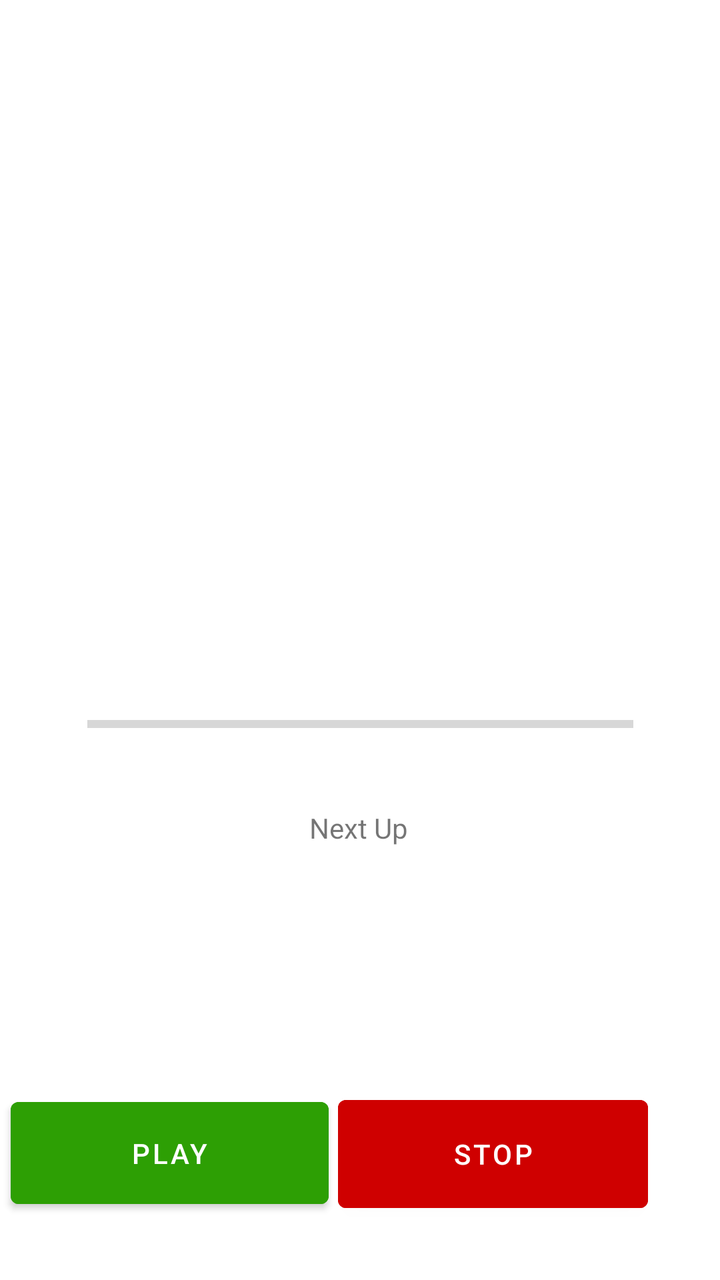
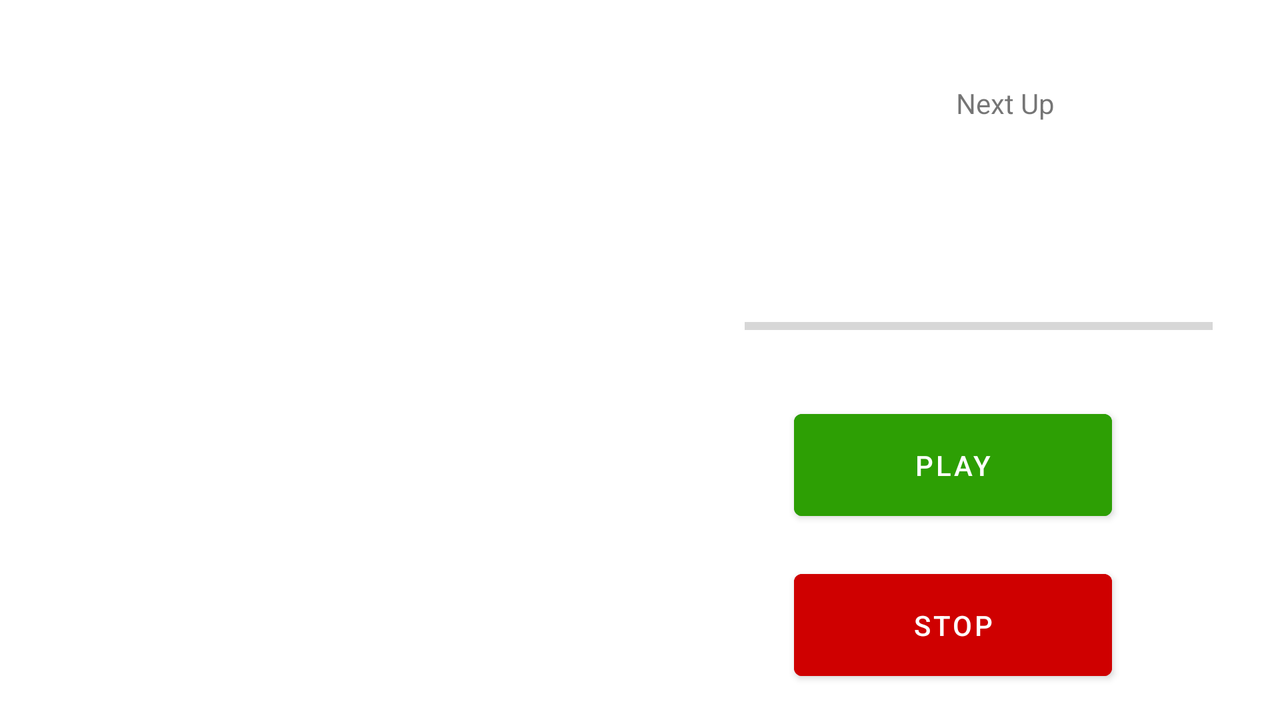

Two renders of one Android screen. The first uses the default layout on a phone; the second uses the alternative layout the repository ships for a different screen configuration, on a matching device. The two XML files are below.
<!-- AndroidManifest.xml: application theme Theme.HIITTimer -->
<!-- res/layout/fragment_play_workout.xml -->
<?xml version="1.0" encoding="utf-8"?>
<FrameLayout xmlns:android="http://schemas.android.com/apk/res/android"
    xmlns:tools="http://schemas.android.com/tools"
    android:layout_width="match_parent"
    android:layout_height="match_parent"
    xmlns:app="http://schemas.android.com/apk/res-auto"
    tools:context=".screens.playWorkoutFragment">

    <androidx.constraintlayout.widget.ConstraintLayout
        android:layout_width="match_parent"
        android:layout_height="match_parent">

        <TextView
            android:id="@+id/workoutName"
            android:layout_width="262dp"
            android:layout_height="46dp"
            android:layout_marginBottom="52dp"
            android:textAlignment="center"
            android:textSize="18sp"
            app:layout_constraintBottom_toTopOf="@+id/timer"
            app:layout_constraintEnd_toEndOf="parent"
            app:layout_constraintHorizontal_bias="0.498"
            app:layout_constraintStart_toStartOf="parent" />

        <TextView
            android:id="@+id/timer"
            android:layout_width="263dp"
            android:layout_height="wrap_content"
            android:textAlignment="center"
            android:textSize="92sp"
            app:layout_constraintBottom_toTopOf="@+id/stopButton"
            app:layout_constraintEnd_toEndOf="parent"
            app:layout_constraintStart_toStartOf="parent"
            app:layout_constraintTop_toTopOf="parent"
            app:layout_constraintVertical_bias="0.277" />

        <Button
            android:id="@+id/playPauseButton"
            android:layout_width="159dp"
            android:layout_height="63dp"
            android:layout_marginBottom="32dp"
            android:backgroundTint="@color/green"
            android:text="@string/play"
            app:layout_constraintBottom_toBottomOf="parent"
            app:layout_constraintEnd_toStartOf="@+id/stopButton"
            app:layout_constraintHorizontal_bias="0.524"
            app:layout_constraintStart_toStartOf="parent" />

        <Button
            android:id="@+id/stopButton"
            android:layout_width="155dp"
            android:layout_height="66dp"
            android:layout_marginEnd="36dp"
            android:layout_marginBottom="30dp"
            android:backgroundTint="@color/red"
            android:text="@string/stop"
            app:iconTint="@color/red"
            app:layout_constraintBottom_toBottomOf="parent"
            app:layout_constraintEnd_toEndOf="parent"
            app:strokeColor="@color/red" />

        <TextView
            android:id="@+id/currentExercise"
            android:layout_width="280dp"
            android:layout_height="64dp"
            android:textAlignment="center"
            android:textSize="24sp"
            app:layout_constraintBottom_toTopOf="@+id/textView4"
            app:layout_constraintEnd_toEndOf="parent"
            app:layout_constraintStart_toStartOf="parent"
            app:layout_constraintTop_toBottomOf="@+id/timer"
            app:layout_constraintVertical_bias="0.291" />

        <TextView
            android:id="@+id/textView4"
            android:layout_width="wrap_content"
            android:layout_height="wrap_content"
            android:text="@string/nextUp"
            app:layout_constraintBottom_toBottomOf="parent"
            app:layout_constraintEnd_toEndOf="parent"
            app:layout_constraintHorizontal_bias="0.498"
            app:layout_constraintStart_toStartOf="parent"
            app:layout_constraintTop_toTopOf="parent"
            app:layout_constraintVertical_bias="0.651" />

        <TextView
            android:id="@+id/nextExercise"
            android:layout_width="229dp"
            android:layout_height="46dp"
            android:layout_marginTop="25dp"
            android:layout_marginBottom="101dp"
            android:textAlignment="center"
            android:textSize="18sp"
            app:layout_constraintBottom_toTopOf="@+id/stopButton"
            app:layout_constraintEnd_toEndOf="parent"
            app:layout_constraintStart_toStartOf="parent"
            app:layout_constraintTop_toBottomOf="@+id/textView4"
            app:layout_constraintVertical_bias="0.0" />

        <ProgressBar
            android:id="@+id/progressBar"
            style="?android:attr/progressBarStyleHorizontal"
            android:layout_width="273dp"
            android:layout_height="27dp"
            app:layout_constraintBottom_toBottomOf="parent"
            app:layout_constraintEnd_toEndOf="parent"
            app:layout_constraintStart_toStartOf="parent"
            app:layout_constraintTop_toTopOf="parent"
            app:layout_constraintVertical_bias="0.569" />

    </androidx.constraintlayout.widget.ConstraintLayout>

</FrameLayout>
<!-- resources referenced by this layout -->
<resources>
  <color name="green">#2D9F04</color>
  <color name="red">#CF0000</color>
  <string name="nextUp">Next Up</string>
  <string name="play">Play</string>
  <string name="stop">Stop</string>
  <style name="Theme.HIITTimer" parent="Theme.MaterialComponents.DayNight.DarkActionBar">
          
          <item name="colorPrimary">@color/grey</item>
          <item name="colorPrimaryVariant">@color/grey</item>
          <item name="colorOnPrimary">@color/white</item>
          
          <item name="colorSecondary">@color/orange</item>
          <item name="colorSecondaryVariant">@color/orange</item>
          <item name="colorOnSecondary">@color/white</item>
          
          <item name="android:statusBarColor" tools:targetApi="l">?attr/colorPrimaryVariant</item>
          
      </style>
  <color name="grey">#454545</color>
  <color name="white">#FFFFFFFF</color>
  <color name="orange">#E88E0A</color>
</resources>
<!-- res/layout-land/fragment_play_workout.xml (the repository's variant of the layout above) -->
<!-- drawn on the phone turned sideways -->
<?xml version="1.0" encoding="utf-8"?>
<FrameLayout xmlns:android="http://schemas.android.com/apk/res/android"
    xmlns:tools="http://schemas.android.com/tools"
    android:layout_width="match_parent"
    android:layout_height="match_parent"
    xmlns:app="http://schemas.android.com/apk/res-auto"
    tools:context=".screens.playWorkoutFragment">

    <androidx.constraintlayout.widget.ConstraintLayout
        android:layout_width="match_parent"
        android:layout_height="match_parent">

        <TextView
            android:id="@+id/workoutName"
            android:layout_width="120dp"
            android:layout_height="42dp"
            android:textAlignment="center"
            android:textSize="18sp"
            app:layout_constraintBottom_toTopOf="@+id/timer"
            app:layout_constraintEnd_toEndOf="parent"
            app:layout_constraintHorizontal_bias="0.243"
            app:layout_constraintStart_toStartOf="parent"
            app:layout_constraintTop_toTopOf="parent"
            app:layout_constraintVertical_bias="0.533" />

        <TextView
            android:id="@+id/timer"
            android:layout_width="263dp"
            android:layout_height="wrap_content"
            android:textAlignment="center"
            android:textSize="96sp"
            app:layout_constraintBottom_toBottomOf="parent"
            app:layout_constraintEnd_toEndOf="parent"
            app:layout_constraintHorizontal_bias="0.18"
            app:layout_constraintStart_toStartOf="parent"
            app:layout_constraintTop_toTopOf="parent"
            app:layout_constraintVertical_bias="0.498" />

        <Button
            android:id="@+id/playPauseButton"
            android:layout_width="159dp"
            android:layout_height="63dp"
            android:layout_marginEnd="84dp"
            android:layout_marginBottom="96dp"
            android:backgroundTint="@color/green"
            android:text="@string/play"
            app:layout_constraintBottom_toBottomOf="parent"
            app:layout_constraintEnd_toEndOf="parent" />

        <Button
            android:id="@+id/stopButton"
            android:layout_width="159dp"
            android:layout_height="63dp"
            android:layout_marginEnd="84dp"
            android:layout_marginBottom="16dp"
            android:backgroundTint="@color/red"
            android:text="@string/stop"
            app:layout_constraintBottom_toBottomOf="parent"
            app:layout_constraintEnd_toEndOf="parent" />

        <TextView
            android:id="@+id/currentExercise"
            android:layout_width="264dp"
            android:layout_height="68dp"
            android:textAlignment="center"
            android:textSize="24sp"
            app:layout_constraintBottom_toBottomOf="parent"
            app:layout_constraintEnd_toEndOf="parent"
            app:layout_constraintHorizontal_bias="0.178"
            app:layout_constraintStart_toStartOf="parent"
            app:layout_constraintTop_toBottomOf="@+id/timer"
            app:layout_constraintVertical_bias="0.551" />

        <TextView
            android:id="@+id/textView4"
            android:layout_width="wrap_content"
            android:layout_height="wrap_content"
            android:text="@string/nextUp"
            app:layout_constraintBottom_toTopOf="@+id/nextExercise"
            app:layout_constraintEnd_toEndOf="parent"
            app:layout_constraintHorizontal_bias="0.809"
            app:layout_constraintStart_toStartOf="parent"
            app:layout_constraintTop_toTopOf="parent"
            app:layout_constraintVertical_bias="0.774" />

        <TextView
            android:id="@+id/nextExercise"
            android:layout_width="244dp"
            android:layout_height="44dp"
            android:textAlignment="center"
            android:textSize="22sp"
            app:layout_constraintBottom_toBottomOf="parent"
            app:layout_constraintEnd_toEndOf="parent"
            app:layout_constraintHorizontal_bias="0.916"
            app:layout_constraintStart_toStartOf="parent"
            app:layout_constraintTop_toTopOf="parent"
            app:layout_constraintVertical_bias="0.232" />

        <ProgressBar
            android:id="@+id/progressBar"
            style="?android:attr/progressBarStyleHorizontal"
            android:layout_width="234dp"
            android:layout_height="20dp"
            app:layout_constraintBottom_toBottomOf="parent"
            app:layout_constraintEnd_toEndOf="parent"
            app:layout_constraintHorizontal_bias="0.917"
            app:layout_constraintStart_toStartOf="parent"
            app:layout_constraintTop_toTopOf="parent"
            app:layout_constraintVertical_bias="0.45" />

    </androidx.constraintlayout.widget.ConstraintLayout>

</FrameLayout>
